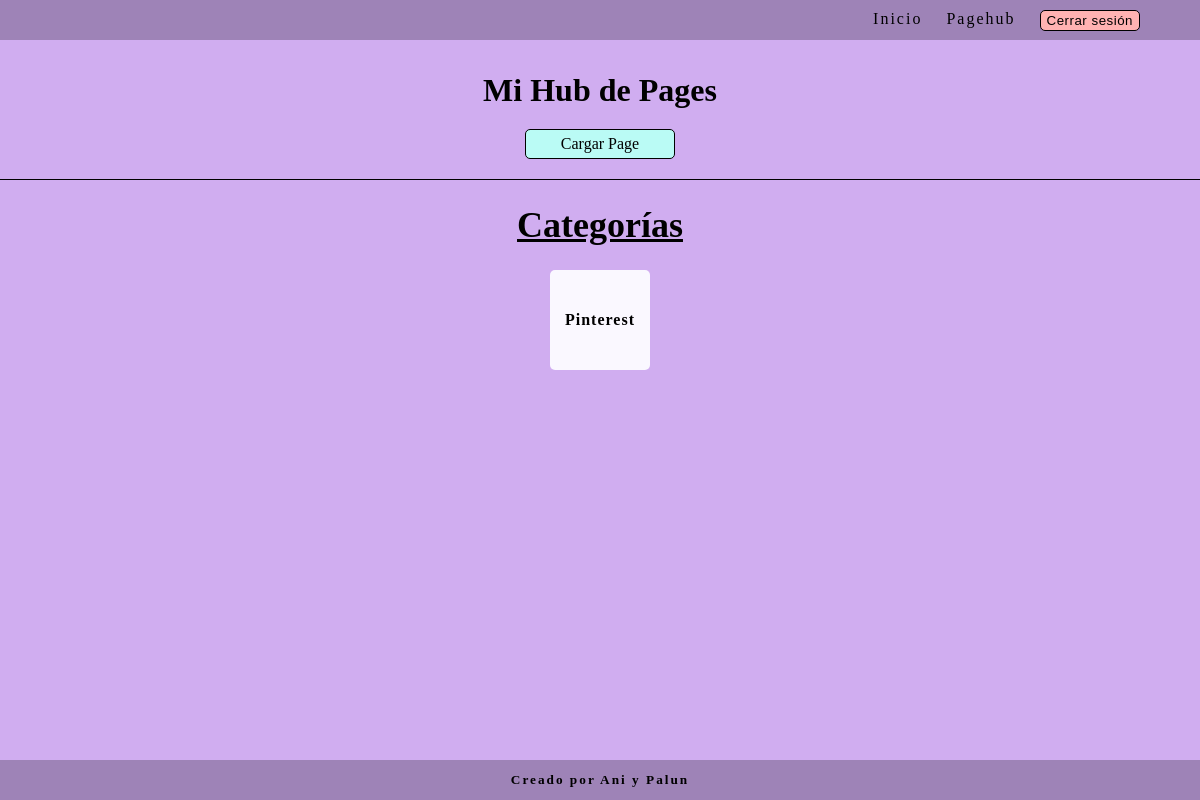
/pagehub/ (signed in), run on an earlier commit of the app's database.
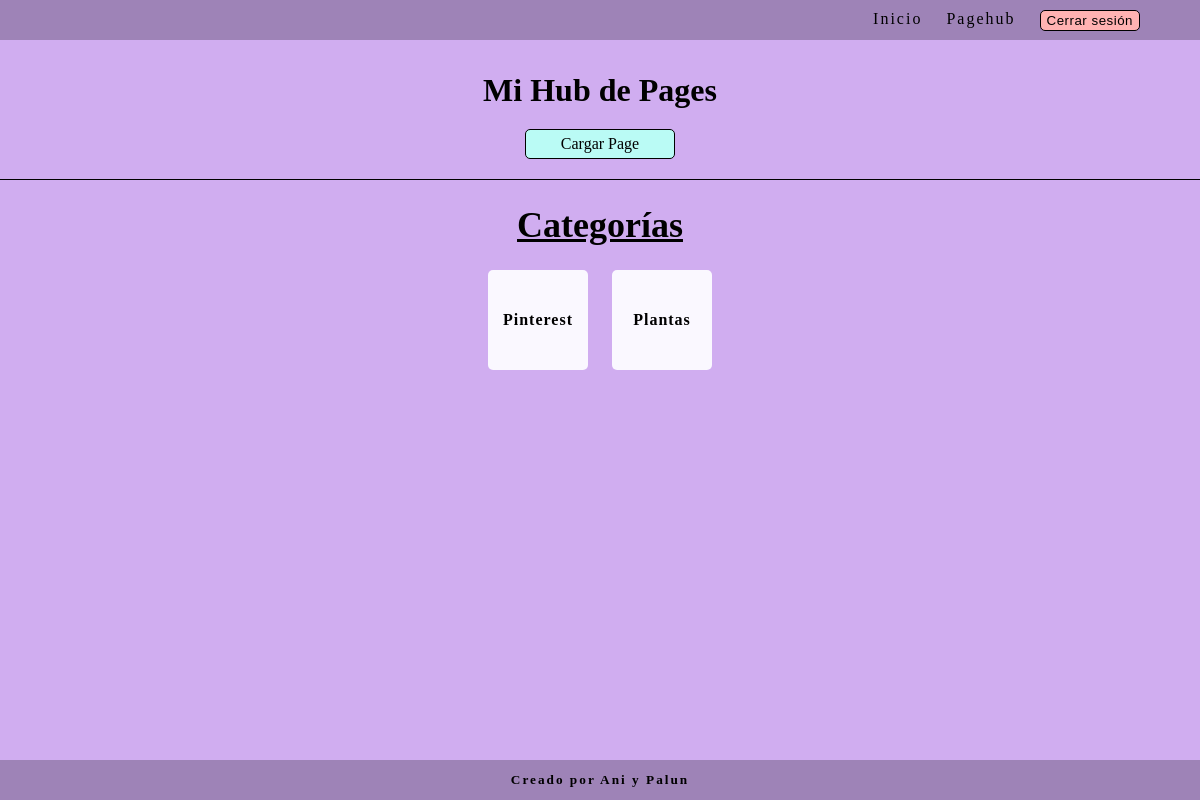
And on a later commit of the database.
### pagehub/models.py (models this page shows, shortened)
class CategoriaPrincipal(models.Model):
    nombre = models.CharField(max_length=50, unique=True, blank=True, null=True)
    foto = models.ImageField(upload_to='img', null=True, blank=True)
    user = models.ForeignKey(User, on_delete=models.CASCADE, null=True, blank=True)
    class Meta:
        verbose_name = 'Categoría Principal'
        verbose_name_plural = 'Categorías Principales'

### pagehub/views.py (the view)
# urls.py: path('', index, name='index'),
class index(View):
    def get(self, request):
        categorias = CategoriaPrincipal.objects.filter(user=request.user).values('id', 'nombre', 'foto')
        return render(request, 'pagehub/index.html', {'categorias': categorias, 'MEDIA_URL': settings.MEDIA_URL})

### pagehub/templates/pagehub/index.html (shortened to what this page needs)
{% load static %}
<!DOCTYPE html>
<html lang="es">
<head>
    <link rel="stylesheet" href="{% static 'css/style.css' %}">
</head>
<body>
    <nav class="navbar">
        {% include 'core/components/navbar.html' %}
    </nav>
    <main class="contenedor-main">
        <h1 class="hub-titulo">Mi Hub de Pages</h1>
        <a href="{% url 'pagehub:cargar_page' %}" class="boton-basico decoracion margin-bottom">Cargar Page</a>
        <div class="categorias-main">
            <h2 class="titulo-categorias">Categorías</h2>
            <div class="categorias-container">
                {% if categorias %}
                    {% for categoria in categorias %}
                        {% if categoria.foto %}
                            <a href="{% url 'pagehub:categoria' categoria.id %}" class="categoria">{{ categoria.nombre }}<img src="{{ MEDIA_URL }}{{ categoria.foto }}" alt="Foto de {{ categoria.nombre}}" class="foto-categoria"></a>
                        {% else %}
                            <a href="{% url 'pagehub:categoria' categoria.id %}" class="categoria">{{ categoria.nombre }}</a>
                        {% endif %}
                    {% endfor %}
                {% else %}
                    <h3 class="sin-categorias">Todavía no hay categorías cargadas</h3>
                {% endif %}
            </div>
        </div>
    </main>
    <footer class="footer">
        {% include 'core/components/footer.html' %}
    </footer>
</body>
</html>

What changed in the data, as far as the page shows it:
added CategoriaPrincipal: nombre "Plantas"
